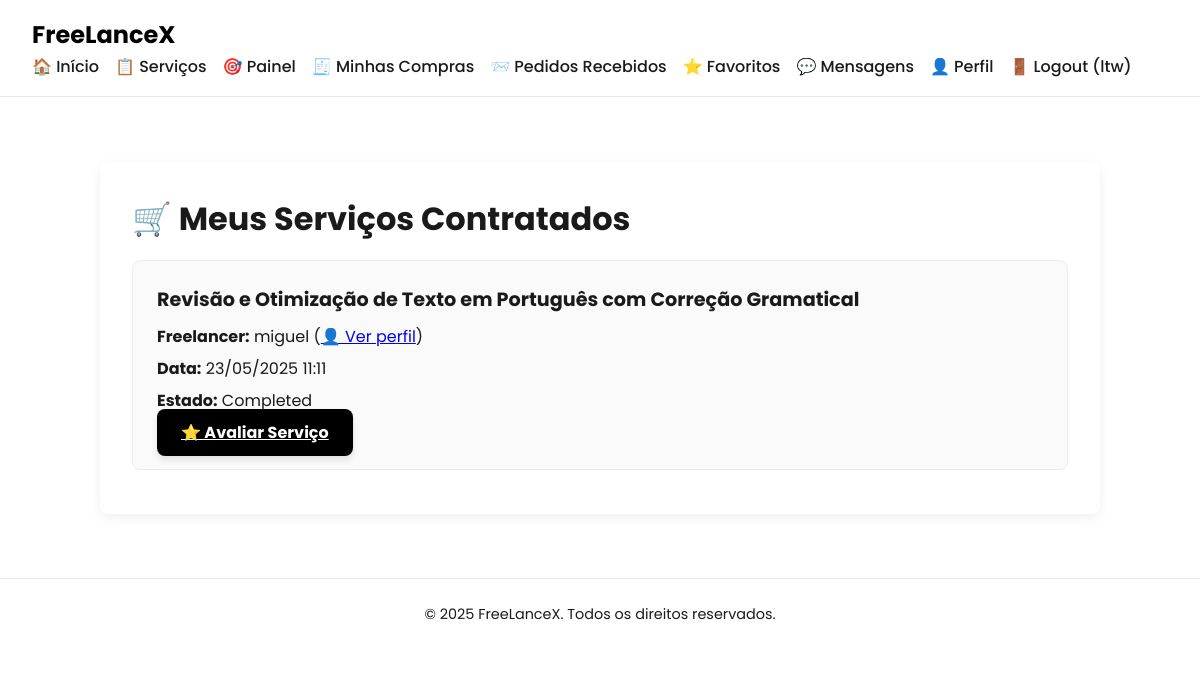
The app's page /pages/my_orders.php (signed in) with its own data.
### tables this page shows
CREATE TABLE transactions (
    id INTEGER PRIMARY KEY AUTOINCREMENT,
    client_id INTEGER NOT NULL,
    service_id INTEGER NOT NULL,
    status TEXT DEFAULT 'pending',
    created_at TEXT DEFAULT CURRENT_TIMESTAMP,
    completed_at TEXT,
    FOREIGN KEY(client_id) REFERENCES users(id),
    FOREIGN KEY(service_id) REFERENCES services(id)
);

CREATE TABLE services (
    id INTEGER PRIMARY KEY AUTOINCREMENT,
    freelancer_id INTEGER NOT NULL,
    title TEXT NOT NULL,
    description TEXT,
    price REAL NOT NULL,
    delivery_time TEXT NOT NULL,
    category TEXT, 
    media_path TEXT,
    is_promoted INTEGER DEFAULT 0,
    FOREIGN KEY(freelancer_id) REFERENCES users(id)
);

CREATE TABLE users (
    id INTEGER PRIMARY KEY AUTOINCREMENT,
    username TEXT NOT NULL UNIQUE,
    email TEXT NOT NULL UNIQUE,
    password_hash TEXT NOT NULL,
    is_admin INTEGER DEFAULT 0
);

### pages/my_orders.php (the view, shortened to what this page needs)
<?php
require_once '../includes/db.php';
?>
<!DOCTYPE html>
<html lang="pt">
<?php include '../includes/head.php'; ?>
<body>
<?php include '../includes/header.php'; ?>
<?php
$user_id = $_SESSION['user_id'];
$stmt = $db->prepare("
    SELECT t.*, s.title, s.freelancer_id, u.username AS freelancer_name
    FROM transactions t
    JOIN services s ON t.service_id = s.id
    JOIN users u ON s.freelancer_id = u.id
    WHERE t.client_id = :uid
    ORDER BY t.created_at DESC
");
$stmt->execute([':uid' => $user_id]);
$orders = $stmt->fetchAll(PDO::FETCH_ASSOC);
?>
<main class="dashboard-container">
    <h2>🛒 Meus Serviços Contratados</h2>
    <?php if (count($orders) === 0): ?>
        <p class="no-services">Ainda não contrataste nenhum serviço.</p>
    <?php else: ?>
        <ul class="service-list">
            <?php foreach ($orders as $order): ?>
                <li class="service-item">
                    <h4><?= htmlspecialchars($order['title']) ?></h4>
                    <p>
                        <strong>Freelancer:</strong>
                        <?= htmlspecialchars($order['freelancer_name']) ?>
                        (<a href="public_profile.php?id=<?= $order['freelancer_id'] ?>">👤 Ver perfil</a>)
                    </p>
                    <p><strong>Data:</strong> <?= date('d/m/Y H:i', strtotime($order['created_at'])) ?></p>
                    <p><strong>Estado:</strong> <?= ucfirst(htmlspecialchars($order['status'])) ?></p>
                    <?php if ($order['status'] === 'completed'): ?>
                        <?php
                        $check = $db->prepare("SELECT 1 FROM reviews WHERE transaction_id = :tid");
                        $check->execute([':tid' => $order['id']]);
                        $alreadyReviewed = $check->fetchColumn();
                        ?>
                        <?php if (!$alreadyReviewed): ?>
                            <a href="service_review.php?transaction=<?= $order['id'] ?>" class="primary-btn">⭐ Avaliar Serviço</a>
                        <?php else: ?>
                            <p class="success">✅ Já avaliado</p>
                        <?php endif; ?>
                    <?php endif; ?>
                </li>
            <?php endforeach; ?>
        </ul>
    <?php endif; ?>
</main>
<?php include '../includes/footer.php'; ?>
</body>
</html>

### css/style.css (style rules this page uses)
:root { --primary: #000000; --bg-light: #ffffff; --text-color: #1a1a1a; --accent: #0070f3; --radius: 8px; --transition: all 0.3s ease-in-out; }
* { margin: 0; padding: 0; box-sizing: border-box; }
body { font-family: 'Poppins', sans-serif; background-color: var(--bg-light); color: var(--text-color); line-height: 1.6; }
main { max-width: 1000px; margin: 4rem auto 2rem auto; padding: 2rem; }
.primary-btn { background: var(--primary); color: #fff; padding: 12px 24px; border-radius: var(--radius); font-weight: bold; border: none; cursor: pointer; transition: var(--transition); box-shadow: 0 4px 6px rgba(0,0,0,0.1); }
.dashboard-container { max-width: 1000px; margin: 4rem auto; padding: 2rem; background: #fff; border-radius: var(--radius); box-shadow: 0 4px 12px rgba(0, 0, 0, 0.06); }
.dashboard-container h2 { font-size: 2rem; margin-bottom: 1rem; }
.service-list { list-style: none; padding: 0; }
.service-item { padding: 1.5rem; border: 1px solid #eee; border-radius: var(--radius); margin-bottom: 1.5rem; background: #fafafa; }
.service-item h4 { font-size: 1.2rem; margin-bottom: 0.5rem; }
.service-item p { margin: 0.4rem 0; }
.stats-list, .service-list { list-style: none; padding-left: 0; margin-top: 1rem; }
.service-list li { margin-bottom: 0.75rem; }

### records on screen
transactions: service.title "Revisão e Otimização de Texto em Português com Correção Gramatical", users.username "miguel", created_at "23/05/2025 11:11", status "Completed"

### other values on screen
$_SESSION['username'] "ltw"
